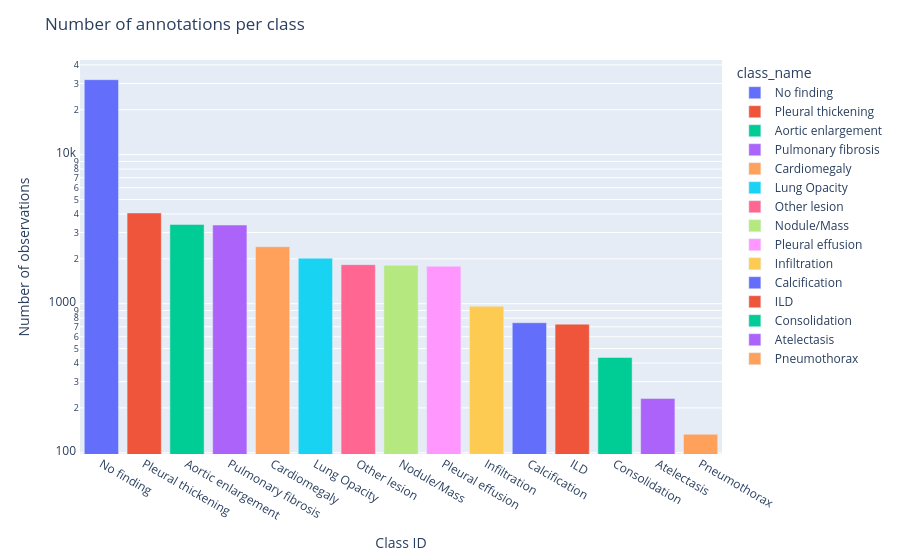

Source (notebook cell):
### Code cell
class_counts = df["class_name"].value_counts()

fig = px.bar(
    class_counts,
    x=class_counts.index,
    y=class_counts.values,
    log_y=True,
    color=class_counts.index

).update_layout(
    title="Number of annotations per class",
    xaxis_title="Class ID",
    yaxis_title="Number of observations",
).update_xaxes(categoryorder='total descending')
fig.show()

### Figure 1 — Plotly figure (JSON) as saved in the notebook; plotly's stock layout.template omitted (floating-point values rounded to 4 significant figures)
{"data": [{"hovertemplate": "class_name=%{x}<br>y=%{y}<extra></extra>", "legendgroup": "No finding", "marker": {"color": "#636efa", "pattern": {"shape": ""}}, "name": "No finding", "orientation": "v", "showlegend": true, "textposition": "auto", "type": "bar", "x": ["No finding"], "xaxis": "x", "y": [31818], "yaxis": "y"}, {"hovertemplate": "class_name=%{x}<br>y=%{y}<extra></extra>", "legendgroup": "Pleural thickening", "marker": {"color": "#EF553B", "pattern": {"shape": ""}}, "name": "Pleural thickening", "orientation": "v", "showlegend": true, "textposition": "auto", "type": "bar", "x": ["Pleural thickening"], "xaxis": "x", "y": [4061], "yaxis": "y"}, {"hovertemplate": "class_name=%{x}<br>y=%{y}<extra></extra>", "legendgroup": "Aortic enlargement", "marker": {"color": "#00cc96", "pattern": {"shape": ""}}, "name": "Aortic enlargement", "orientation": "v", "showlegend": true, "textposition": "auto", "type": "bar", "x": ["Aortic enlargement"], "xaxis": "x", "y": [3405], "yaxis": "y"}, {"hovertemplate": "class_name=%{x}<br>y=%{y}<extra></extra>", "legendgroup": "Pulmonary fibrosis", "marker": {"color": "#ab63fa", "pattern": {"shape": ""}}, "name": "Pulmonary fibrosis", "orientation": "v", "showlegend": true, "textposition": "auto", "type": "bar", "x": ["Pulmonary fibrosis"], "xaxis": "x", "y": [3369], "yaxis": "y"}, {"hovertemplate": "class_name=%{x}<br>y=%{y}<extra></extra>", "legendgroup": "Cardiomegaly", "marker": {"color": "#FFA15A", "pattern": {"shape": ""}}, "name": "Cardiomegaly", "orientation": "v", "showlegend": true, "textposition": "auto", "type": "bar", "x": ["Cardiomegaly"], "xaxis": "x", "y": [2412], "yaxis": "y"}, {"hovertemplate": "class_name=%{x}<br>y=%{y}<extra></extra>", "legendgroup": "Lung Opacity", "marker": {"color": "#19d3f3", "pattern": {"shape": ""}}, "name": "Lung Opacity", "orientation": "v", "showlegend": true, "textposition": "auto", "type": "bar", "x": ["Lung Opacity"], "xaxis": "x", "y": [2020], "yaxis": "y"}, {"hovertemplate": "class_name=%{x}<br>y=%{y}<extra></extra>", "legendgroup": "Other lesion", "marker": {"color": "#FF6692", "pattern": {"shape": ""}}, "name": "Other lesion", "orientation": "v", "showlegend": true, "textposition": "auto", "type": "bar", "x": ["Other lesion"], "xaxis": "x", "y": [1827], "yaxis": "y"}, {"hovertemplate": "class_name=%{x}<br>y=%{y}<extra></extra>", "legendgroup": "Nodule/Mass", "marker": {"color": "#B6E880", "pattern": {"shape": ""}}, "name": "Nodule/Mass", "orientation": "v", "showlegend": true, "textposition": "auto", "type": "bar", "x": ["Nodule/Mass"], "xaxis": "x", "y": [1809], "yaxis": "y"}, {"hovertemplate": "class_name=%{x}<br>y=%{y}<extra></extra>", "legendgroup": "Pleural effusion", "marker": {"color": "#FF97FF", "pattern": {"shape": ""}}, "name": "Pleural effusion", "orientation": "v", "showlegend": true, "textposition": "auto", "type": "bar", "x": ["Pleural effusion"], "xaxis": "x", "y": [1783], "yaxis": "y"}, {"hovertemplate": "class_name=%{x}<br>y=%{y}<extra></extra>", "legendgroup": "Infiltration", "marker": {"color": "#FECB52", "pattern": {"shape": ""}}, "name": "Infiltration", "orientation": "v", "showlegend": true, "textposition": "auto", "type": "bar", "x": ["Infiltration"], "xaxis": "x", "y": [961], "yaxis": "y"}, {"hovertemplate": "class_name=%{x}<br>y=%{y}<extra></extra>", "legendgroup": "Calcification", "marker": {"color": "#636efa", "pattern": {"shape": ""}}, "name": "Calcification", "orientation": "v", "showlegend": true, "textposition": "auto", "type": "bar", "x": ["Calcification"], "xaxis": "x", "y": [745], "yaxis": "y"}, {"hovertemplate": "class_name=%{x}<br>y=%{y}<extra></extra>", "legendgroup": "ILD", "marker": {"color": "#EF553B", "pattern": {"shape": ""}}, "name": "ILD", "orientation": "v", "showlegend": true, "textposition": "auto", "type": "bar", "x": ["ILD"], "xaxis": "x", "y": [729], "yaxis": "y"}, {"hovertemplate": "class_name=%{x}<br>y=%{y}<extra></extra>", "legendgroup": "Consolidation", "marker": {"color": "#00cc96", "pattern": {"shape": ""}}, "name": "Consolidation", "orientation": "v", "showlegend": true, "textposition": "auto", "type": "bar", "x": ["Consolidation"], "xaxis": "x", "y": [436], "yaxis": "y"}, {"hovertemplate": "class_name=%{x}<br>y=%{y}<extra></extra>", "legendgroup": "Atelectasis", "marker": {"color": "#ab63fa", "pattern": {"shape": ""}}, "name": "Atelectasis", "orientation": "v", "showlegend": true, "textposition": "auto", "type": "bar", "x": ["Atelectasis"], "xaxis": "x", "y": [231], "yaxis": "y"}, {"hovertemplate": "class_name=%{x}<br>y=%{y}<extra></extra>", "legendgroup": "Pneumothorax", "marker": {"color": "#FFA15A", "pattern": {"shape": ""}}, "name": "Pneumothorax", "orientation": "v", "showlegend": true, "textposition": "auto", "type": "bar", "x": ["Pneumothorax"], "xaxis": "x", "y": [133], "yaxis": "y"}], "layout": {"barmode": "relative", "legend": {"title": {"text": "class_name"}, "tracegroupgap": 0}, "margin": {"t": 60}, "title": {"text": "Number of annotations per class"}, "xaxis": {"anchor": "y", "categoryarray": ["No finding", "Pleural thickening", "Aortic enlargement", "Pulmonary fibrosis", "Cardiomegaly", "Lung Opacity", "Other lesion", "Nodule/Mass", "Pleural effusion", "Infiltration", "Calcification", "ILD", "Consolidation", "Atelectasis", "Pneumothorax"], "categoryorder": "total descending", "domain": [0, 1], "title": {"text": "Class ID"}}, "yaxis": {"anchor": "x", "domain": [0, 1], "title": {"text": "Number of observations"}, "type": "log"}}}
